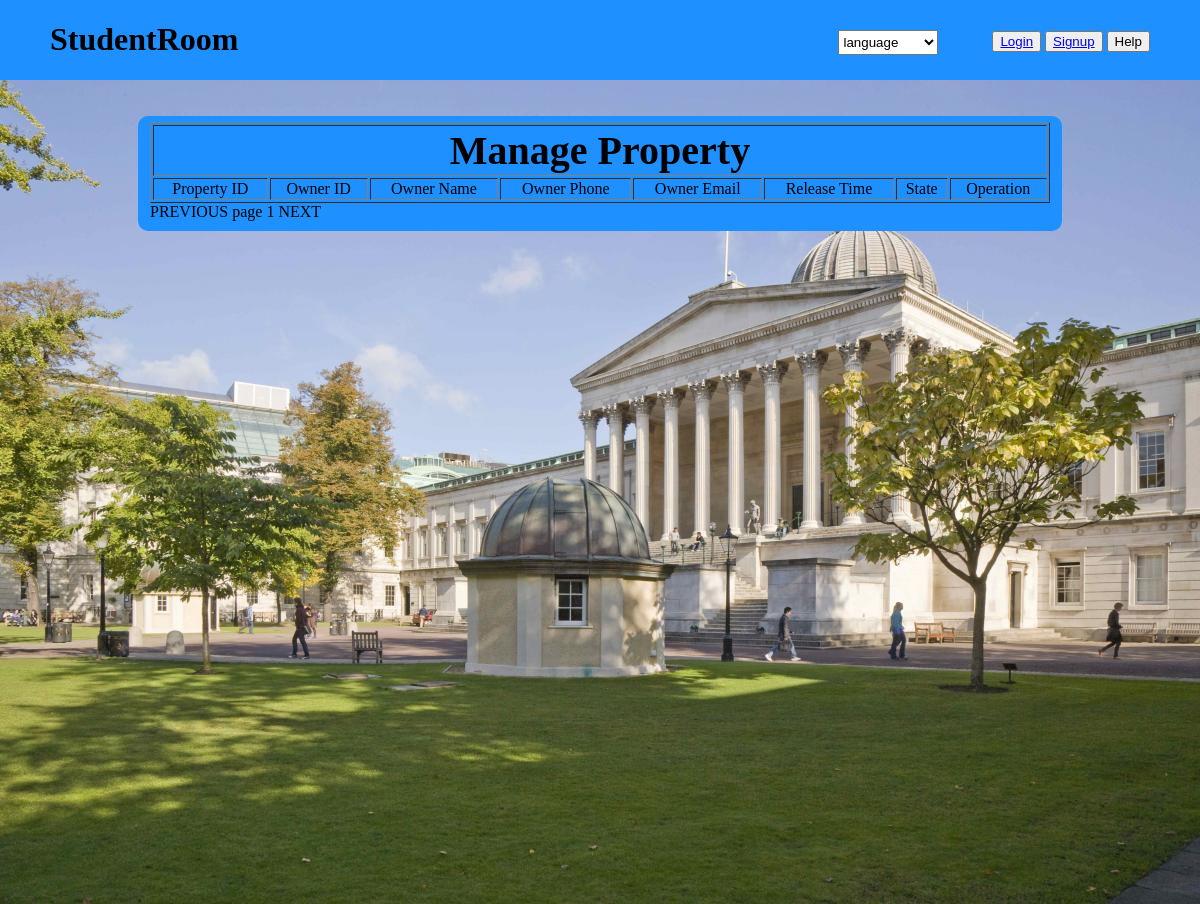
The app's page /manageProperty.php?page=1, older data.
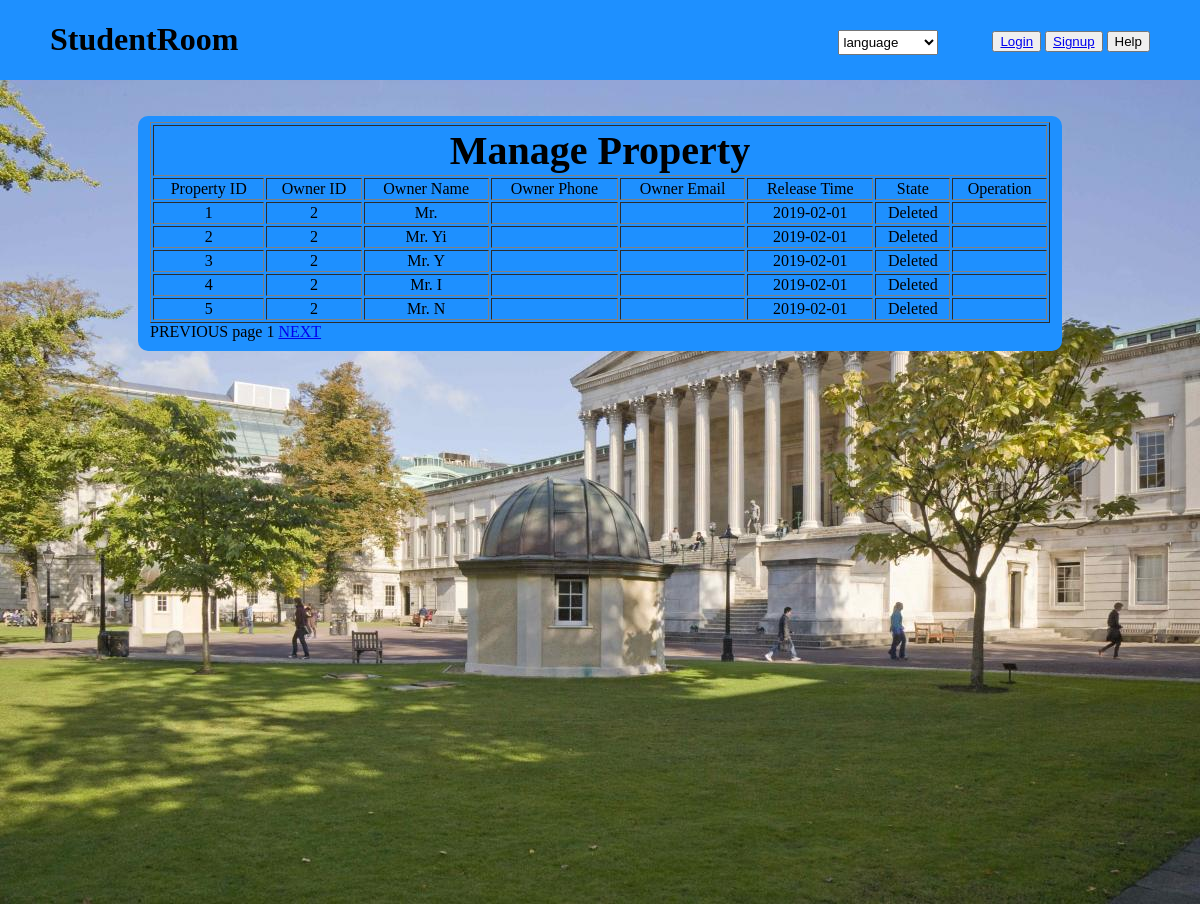
The same page, newer data.
### tables this page shows
CREATE TABLE IF NOT EXISTS `t_property` (
  `i_property` bigint(20) NOT NULL,
  `address` varchar(200) DEFAULT NULL,
  `full_address` varchar(500) DEFAULT NULL,
  `longitude` float DEFAULT NULL,
  `latitude` float DEFAULT NULL,
  `description` varchar(300) DEFAULT NULL,
  `payment` int(11) DEFAULT NULL,
  `rent_per_week` int(11) DEFAULT NULL,
  `i_owner` bigint(20) DEFAULT NULL,
  `owner_name` varchar(32) DEFAULT NULL,
  `phone` varchar(32) DEFAULT NULL,
  `email` varchar(32) DEFAULT NULL,
  `smoker` int(11) DEFAULT NULL,
  `pets` int(11) DEFAULT NULL,
  `parlor` int(11) DEFAULT NULL,
  `bedroom` int(11) DEFAULT NULL,
  `kitchen` int(11) DEFAULT NULL,
  `post_code` varchar(16) DEFAULT NULL,
  `bathroom` int(11) DEFAULT NULL,
  `state` int(11) DEFAULT NULL,
  `release_date` date DEFAULT NULL,
  `img_path` varchar(100) DEFAULT NULL,
  `detail_description` varchar(600) DEFAULT NULL,
  `t_propertycol` varchar(45) DEFAULT NULL,
  `img_path1` varchar(45) DEFAULT NULL,
  `img_path2` varchar(45) DEFAULT NULL,
  `img_path3` varchar(45) DEFAULT NULL,
  `img_path4` varchar(45) DEFAULT NULL,
  PRIMARY KEY (`i_property`),
  KEY `Index_longitude` (`longitude`),
  KEY `Index_latitude` (`latitude`),
  KEY `Index_rent` (`rent_per_week`),
  KEY `Index_smoker` (`smoker`),
  KEY `Index_pets` (`pets`)
);

### conn/connect.php (called while the page is built, shortened)
<?php
function my_query($sql)
{
    $link = mysqli_connect("localhost","studentadmin","12345","studentroom");
    $link->set_charset('utf8');
    $result = mysqli_query($link, $sql);
    $data = mysqli_fetch_all($result,MYSQLI_ASSOC);
    return $data;
}

### manageProperty.php (the view, shortened to what this page needs)
<!DOCTYPE html>
<html lang="en">
<head>
    <link rel="stylesheet" href="css\style.css">
</head>
<body>
<?php
require 'pagehead.php';
?>
<div class="main">
    <br><br>
    <div class="Contract">
        <form action="managePropertyDo.php" method="get">
            <fieldset>
                <table border="1" width="900px" id="tab">
                    <tr>
                        <td colspan="8" align="center"><h3><b> Manage Property</b></h3></td>
                    </tr>
                    <tr>
                        <td align="center">Property ID</td>
                        <td align="center">Owner ID</td>
                        <td align="center">Owner Name</td>
                        <td align="center">Owner Phone</td>
                        <td align="center">Owner Email</td>
                        <td align="center">Release Time</td>
                        <td align="center">State</td>
                        <td align="center">Operation</td>
                    </tr>
                    <?php
                    $listSize = 5;
                    if (empty($_GET["page"])||$_GET["page"]<1) {
                        header("Location:manageProperty.php?page=1");
                        exit;
                    } else {
                        $page = $_GET["page"];
                        $offset = ($page - 1) * $listSize;
                        require("conn/connect.php");
                        $sql_count="select count(i_property) num from studentroom.t_property";
                        $result_count = my_query($sql_count);
                        $total=$result_count[0]['num'];
                        $sql = "select * from studentroom.t_property t limit ".$offset.",".$listSize;
                        $result = my_query($sql);
                        $num = count($result);
                        for ($i = 0; $i < $num; $i++) {
                            $state = $result[$i]['state']==1?'For Rent':'Deleted';
                            echo '<tr>';
                            echo ' <td align="center">' . $result[$i]['i_property'] . '</td>
                                   <td align="center">' . $result[$i]['i_owner'] . '</td>
                                   <td align="center">' . $result[$i]['owner_name'] . '</td>
                                   <td align="center">' . $result[$i]['phone'] . '</td>
                                   <td align="center">' . $result[$i]['email'] . '</td>
                                   <td align="center">' . $result[$i]['release_date'] . '</td>
                                   <td align="center">' . $state . '</td>
                                   <td align="center">';
                            echo '</td></tr>';
                        }
                        if ($offset>0){
                            echo ' </table><a href="manageProperty.php?page='.($page-1).'">PREVIOUS</a>';
                        }else{
                            echo ' </table><a>PREVIOUS</a>';
                        }
                        echo ' page '.$page.' ';
                        if ($page*$listSize<$total){
                            echo '<a href="manageProperty.php?page='.($page+1).'">NEXT</a>';
                        }else{
                            echo '<a>NEXT</a>';
                        }
                    }
                    ?>
            </fieldset>
        </form>
    </div>
</div>
</body>
</html>

Row changes from the older to the newer data that the page shows:
added t_property: i_property "1", i_owner "2", owner_name "Mr.", release_date "2019-02-01", state "Deleted"
added t_property: i_property "2", i_owner "2", owner_name "Mr. Yi", release_date "2019-02-01", state "Deleted"
added t_property: i_property "3", i_owner "2", owner_name "Mr. Y", release_date "2019-02-01", state "Deleted"
added t_property: i_property "4", i_owner "2", owner_name "Mr. I", release_date "2019-02-01", state "Deleted"
added t_property: i_property "5", i_owner "2", owner_name "Mr. N", release_date "2019-02-01", state "Deleted"
